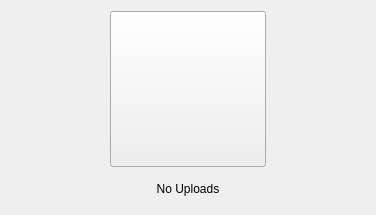
            <widget class="QWidget" name="wNoDownloads">
             <layout class="QVBoxLayout" name="verticalLayout_15">
              <item>
               <widget class="QWidget" name="wDownIcon" native="true">
                <layout class="QHBoxLayout" name="horizontalLayout_17">
                 <property name="leftMargin">
                  <number>0</number>
                 </property>
                 <property name="topMargin">
                  <number>0</number>
                 </property>
                 <property name="rightMargin">
                  <number>0</number>
                 </property>
                 <property name="bottomMargin">
                  <number>0</number>
                 </property>
                 <item>
                  <spacer name="horizontalSpacer_19">
                   <property name="orientation">
                    <enum>Qt::Horizontal</enum>
                   </property>
                   <property name="sizeHint" stdset="0">
                    <size>
                     <width>99</width>
                     <height>20</height>
                    </size>
                   </property>
                  </spacer>
                 </item>
                 <item>
                  <widget class="QPushButton" name="bNoDownloads">
                   <property name="minimumSize">
                    <size>
                     <width>156</width>
                     <height>156</height>
                    </size>
                   </property>
                   <property name="maximumSize">
                    <size>
                     <width>156</width>
                     <height>156</height>
                    </size>
                   </property>
                   <property name="text">
                    <string/>
                   </property>
                   <property name="icon">
                    <iconset resource="../Resources_linux.qrc">
                     <normaloff>:/images/no_uploads.png</normaloff>:/images/no_uploads.png</iconset>
                   </property>
                   <property name="iconSize">
                    <size>
                     <width>156</width>
                     <height>156</height>
                    </size>
                   </property>
                  </widget>
                 </item>
                 <item>
                  <spacer name="horizontalSpacer_20">
                   <property name="orientation">
                    <enum>Qt::Horizontal</enum>
                   </property>
                   <property name="sizeHint" stdset="0">
                    <size>
                     <width>99</width>
                     <height>20</height>
                    </size>
                   </property>
                  </spacer>
                 </item>
                </layout>
               </widget>
              </item>
              <item>
               <widget class="QLabel" name="lDownStatus">
                <property name="minimumSize">
                 <size>
                  <width>0</width>
                  <height>31</height>
                 </size>
                </property>
                <property name="maximumSize">
                 <size>
                  <width>16777215</width>
                  <height>31</height>
                 </size>
                </property>
                <property name="text">
                 <string>No Uploads</string>
                </property>
                <property name="alignment">
                 <set>Qt::AlignCenter</set>
                </property>
               </widget>
              </item>
             </layout>
            </widget>
